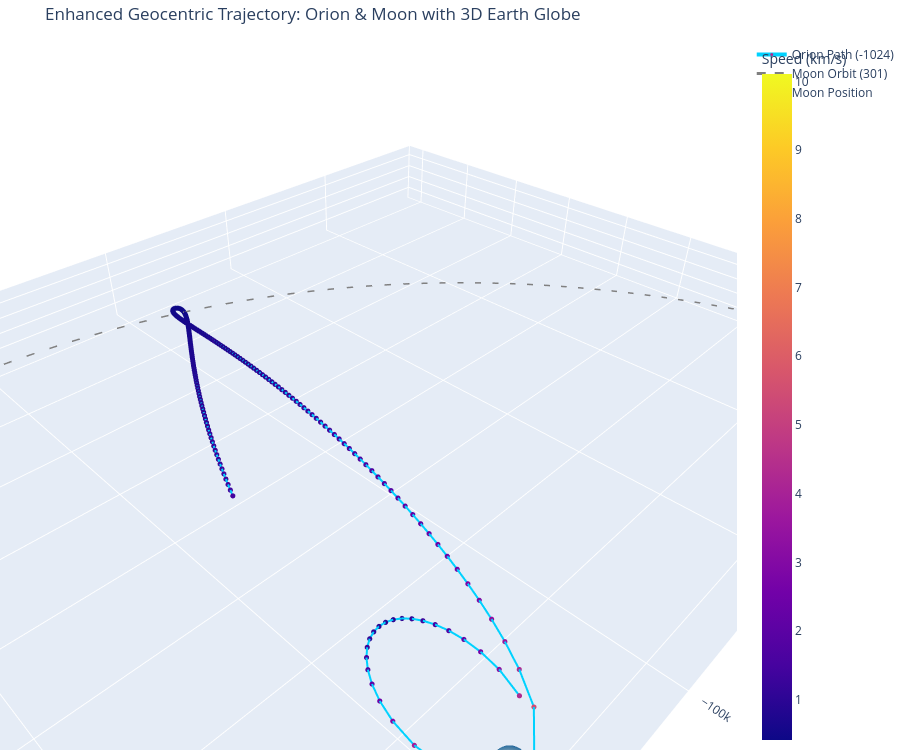

Source (notebook cell):
### Markdown cell above
## 3. Enhanced 3D Orbit Trajectory with 3D Earth Globe & Moon Overlay

Renders a scaled 3D Earth sphere ($R \approx 6371\text{ km}$), Moon trajectory, and Orion path.

### Code cell
# Build 3D Earth Surface Mesh
r_earth = 6371.0  # km
u = np.linspace(0, 2 * np.pi, 30)
v = np.linspace(0, np.pi, 30)
x_earth = r_earth * np.outer(np.cos(u), np.sin(v))
y_earth = r_earth * np.outer(np.sin(u), np.sin(v))
z_earth = r_earth * np.outer(np.ones(np.size(u)), np.cos(v))

fig_3d = go.Figure()

# Add 3D Earth Globe Surface
fig_3d.add_trace(go.Surface(
    x=x_earth, y=y_earth, z=z_earth,
    colorscale="Blues",
    showscale=False,
    opacity=0.8,
    name="Earth Globe (R=6371km)"
))

# Add Orion Trajectory
fig_3d.add_trace(go.Scatter3d(
    x=df_orion["x_km"], y=df_orion["y_km"], z=df_orion["z_km"],
    mode="lines+markers",
    marker=dict(size=3, color=df_orion["speed_kms"], colorscale="Plasma", colorbar=dict(title="Speed (km/s)")),
    line=dict(color="#00D2FF", width=4),
    name="Orion Path (-1024)",
    hovertext=df_orion["epoch"].dt.strftime("%Y-%m-%d %H:%M UTC"),
    hovertemplate="<b>Orion</b><br>Epoch: %{hovertext}<br>X: %{x:,.0f} km<br>Y: %{y:,.0f} km<br>Z: %{z:,.0f} km<extra></extra>"
))

# Add Moon Trajectory
fig_3d.add_trace(go.Scatter3d(
    x=df_moon["x_km"], y=df_moon["y_km"], z=df_moon["z_km"],
    mode="lines",
    line=dict(color="gray", width=3, dash="dash"),
    name="Moon Orbit (301)",
    hovertext=df_moon["epoch"].dt.strftime("%Y-%m-%d %H:%M UTC"),
    hovertemplate="<b>Moon</b><br>Epoch: %{hovertext}<br>Range: %{x:,.0f} km<extra></extra>"
))

# Current Moon Position
fig_3d.add_trace(go.Scatter3d(
    x=[df_moon["x_km"].iloc[-1]], y=[df_moon["y_km"].iloc[-1]], z=[df_moon["z_km"].iloc[-1]],
    mode="markers+text",
    marker=dict(size=8, color="lightgray"),
    name="Moon Position",
    text=["Moon"], textposition="top center"
))

fig_3d.update_layout(
    title="Enhanced Geocentric Trajectory: Orion & Moon with 3D Earth Globe",
    scene=dict(
        xaxis_title="X (km)",
        yaxis_title="Y (km)",
        zaxis_title="Z (km)",
        aspectmode="data"
    ),
    height=750,
    margin=dict(l=0, r=0, t=40, b=0)
)
fig_3d.show()

### Figure 1 — Plotly figure (JSON) as saved in the notebook; plotly's stock layout.template omitted (floating-point values rounded to 4 significant figures; data arrays with more than 128 entries replaced by an {"elided": "..."} marker saying what was removed)
{"data": [{"colorscale": [[0, "rgb(247,251,255)"], [0.125, "rgb(222,235,247)"], [0.25, "rgb(198,219,239)"], [0.375, "rgb(158,202,225)"], [0.5, "rgb(107,174,214)"], [0.625, "rgb(66,146,198)"], [0.75, "rgb(33,113,181)"], [0.875, "rgb(8,81,156)"], [1, "rgb(8,48,107)"]], "name": "Earth Globe (R=6371km)", "opacity": 0.8, "showscale": false, "type": "surface", "x": {"elided": "30x30 float values"}, "y": {"elided": "30x30 float values"}, "z": {"elided": "30x30 float values"}}, {"hovertemplate": "<b>Orion</b><br>Epoch: %{hovertext}<br>X: %{x:,.0f} km<br>Y: %{y:,.0f} km<br>Z: %{z:,.0f} km<extra></extra>", "hovertext": {"elided": "191 str values"}, "line": {"color": "#00D2FF", "width": 4}, "marker": {"color": {"elided": "191 float values"}, "colorbar": {"title": {"text": "Speed (km/s)"}}, "colorscale": [[0, "#0d0887"], [0.1111, "#46039f"], [0.2222, "#7201a8"], [0.3333, "#9c179e"], [0.4444, "#bd3786"], [0.5556, "#d8576b"], [0.6667, "#ed7953"], [0.7778, "#fb9f3a"], [0.8889, "#fdca26"], [1, "#f0f921"]], "size": 3}, "mode": "lines+markers", "name": "Orion Path (-1024)", "type": "scatter3d", "x": {"elided": "191 float values"}, "y": {"elided": "191 float values"}, "z": {"elided": "191 float values"}}, {"hovertemplate": "<b>Moon</b><br>Epoch: %{hovertext}<br>Range: %{x:,.0f} km<extra></extra>", "hovertext": {"elided": "191 str values"}, "line": {"color": "gray", "dash": "dash", "width": 3}, "mode": "lines", "name": "Moon Orbit (301)", "type": "scatter3d", "x": {"elided": "191 float values"}, "y": {"elided": "191 float values"}, "z": {"elided": "191 float values"}}, {"marker": {"color": "lightgray", "size": 8}, "mode": "markers+text", "name": "Moon Position", "text": ["Moon"], "textposition": "top center", "type": "scatter3d", "x": [120300.0], "y": [-381300.0], "z": [-27740.0]}], "layout": {"height": 750, "margin": {"b": 0, "l": 0, "r": 0, "t": 40}, "scene": {"aspectmode": "data", "xaxis": {"title": {"text": "X (km)"}}, "yaxis": {"title": {"text": "Y (km)"}}, "zaxis": {"title": {"text": "Z (km)"}}}, "title": {"text": "Enhanced Geocentric Trajectory: Orion & Moon with 3D Earth Globe"}}}
